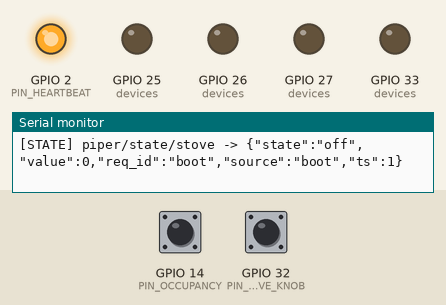
Recording of a sketch running on a simulated ESP32. On the bench: output pins drawn as LEDs (lit = HIGH), the last lines printed to the serial monitor. Inputs (shaded band) come from the test bench; at power-on: GPIO 32 (PIN_STOVE_KNOB) HIGH, GPIO 14 (PIN_OCCUPANCY) LOW. WiFi joins after 1.5 s; servers stay silent unless stated; no MQTT or app messages arrive unless stated.

Above: at 2.9 s.
3.0 s: GPIO 32 (PIN_STOVE_KNOB) pulled LOW for 0.15 s
At 4.3 s:
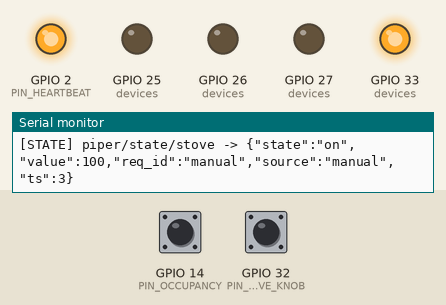
7.7 s: GPIO 32 (PIN_STOVE_KNOB) pulled LOW for 1 s
At 9.1 s:
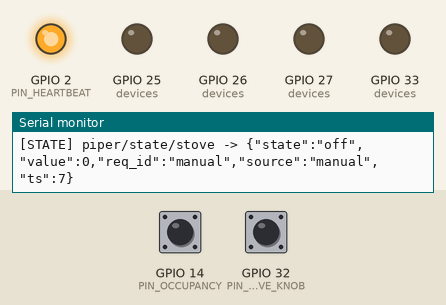
10.2 s: GPIO 32 (PIN_STOVE_KNOB) pulled LOW for 3.2 s
At 11.0 s:
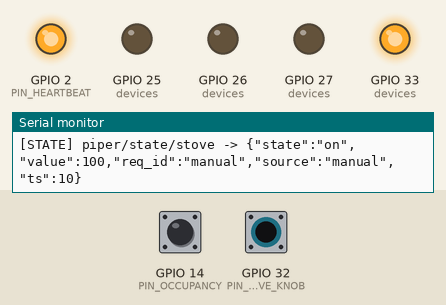
Timing chart, 0 to 13.2 s (numbered marks = the images above; inputs shaded):
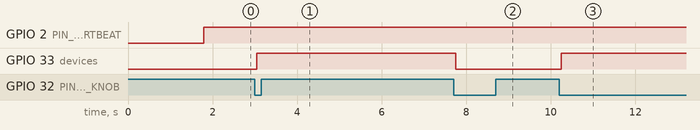

The sketch:

piper_house_node.ino
```cpp
/*
 * PIPER — Dementia Assistive Robot
 * Smart Home Node (house01)
 *
 * Runs on the "smart house" ESP32. Subscribes to piper/cmd/# and drives the
 * appliance outputs. Publishes retained state on piper/state/# so the robot's
 * Python backend always knows the true state of the house.
 *
 * Implements MQTT contract v1.0 (see docs/MQTT_CONTRACT.md).
 *
 * Libraries (Arduino IDE -> Library Manager):
 *   PubSubClient  by Nick O'Leary   >= 2.8
 *   ArduinoJson   by Benoit Blanchon >= 7.0
 *
 * Board: "ESP32 Dev Module"
 *
 * ---------------------------------------------------------------------------
 * WIRING (all outputs active-HIGH; an LED + 220R to GND is enough to demo)
 *   GPIO 26 -> living room light   (LED / relay IN1)
 *   GPIO 27 -> bedroom light       (LED / relay IN2)
 *   GPIO 25 -> fan                 (LED via PWM / motor driver)
 *   GPIO 33 -> stove indicator     (RED LED / relay IN3)
 *   GPIO 14 <- occupancy input     (PIR OUT, or a pushbutton to 3V3 for testing)
 *   GPIO 32 <- stove knob           (push button to GND, internal pull-up)
 *              The ONLY way to switch the stove ON. Publishes source "manual",
 *              so the backend writes it in the diary.
 *   GPIO  2 -> onboard LED, used as the "MQTT connected" heartbeat
 * ---------------------------------------------------------------------------
 */

#include <WiFi.h>
#include <PubSubClient.h>
#include <ArduinoJson.h>

// ===========================================================================
// 1. CONFIGURATION  — the only block you need to edit
// ===========================================================================

// --- Choose ONE build target -----------------------------------------------
// 0 = real hardware on your home Wi-Fi, talking to Mosquitto on your PC
// 1 = Wokwi simulator, talking to a public test broker
#define BUILD_FOR_WOKWI 0

#if BUILD_FOR_WOKWI
  const char *WIFI_SSID     = "Wokwi-GUEST";
  const char *WIFI_PASS     = "";
  const char *MQTT_HOST     = "broker.emqx.io";   // public, unencrypted, demo only
  const uint16_t MQTT_PORT  = 1883;
#else
  const char *WIFI_SSID     = "BigDong";
  const char *WIFI_PASS     = "645619123";
  const char *MQTT_HOST     = "172.20.10.2";      // the IP from preflight
  const uint16_t MQTT_PORT  = 1883;
#endif

// If you run more than one copy of this node (real + Wokwi) at the same time on
// a PUBLIC broker, give each a different NODE_ID and TOPIC_ROOT so you do not
// collide with other students on the internet.
const char *NODE_ID    = "house01";
const char *TOPIC_ROOT = "piper";      // e.g. "piper-g2-24013567" on a public broker

// Broker credentials — leave empty for an open local Mosquitto
const char *MQTT_USER = "";
const char *MQTT_PASS = "";

// ===========================================================================
// 2. DEVICE TABLE
// ===========================================================================

enum DevType { SWITCH_DEV, DIMMABLE_DEV };

struct Device {
  const char *id;
  uint8_t     pin;
  DevType     type;
  bool        allowOn;      // false => the AI may only ever turn this OFF
  bool        state;        // current on/off
  uint8_t     value;        // 0-100, dimmables only
  char        reqId[12];
  char        source[10];
};

Device devices[] = {
  { "living_light",  26, SWITCH_DEV,   true,  false, 0, "boot", "boot" },
  { "bedroom_light", 27, SWITCH_DEV,   true,  false, 0, "boot", "boot" },
  { "fan",           25, DIMMABLE_DEV, true,  false, 0, "boot", "boot" },
  { "stove",         33, SWITCH_DEV,   false, false, 0, "boot", "boot" },  // safety: off-only
};
const uint8_t DEVICE_COUNT = sizeof(devices) / sizeof(devices[0]);

const uint8_t PIN_OCCUPANCY = 14;
const uint8_t PIN_STOVE_KNOB = 32;     // push button -> GND
const uint32_t KNOB_DEBOUNCE_MS = 50;
const uint8_t PIN_HEARTBEAT = 2;

// LEDC (PWM) settings for the fan
const uint8_t FAN_CHANNEL   = 0;
const uint32_t FAN_FREQ_HZ  = 5000;
const uint8_t FAN_RES_BITS  = 8;      // 0-255

// ===========================================================================
// 3. GLOBALS
// ===========================================================================

WiFiClient   wifiClient;
PubSubClient mqtt(wifiClient);

char topicCmdWildcard[64];
char topicAvailability[64];

bool     lastOccupancy      = false;
uint32_t lastOccupancyPub   = 0;
uint32_t stoveOnSince       = 0;      // millis() when the stove went on, 0 = off
uint32_t lastStoveTimerPub  = 0;
bool     knobStable         = HIGH;   // HIGH = not pressed (pull-up)
bool     knobLastRead       = HIGH;
uint32_t knobChangedAt      = 0;
uint32_t mqttRetryAt        = 0;
uint16_t mqttBackoffMs      = 1000;   // grows to 30 s

// ===========================================================================
// 4. HELPERS
// ===========================================================================

Device *findDevice(const char *id) {
  for (uint8_t i = 0; i < DEVICE_COUNT; i++) {
    if (strcmp(devices[i].id, id) == 0) return &devices[i];
  }
  return nullptr;
}

/* The LEDC (PWM) API changed between ESP32 Arduino core 2.x and 3.x.
   These two wrappers let the same sketch compile on either. */
inline void fanPwmInit(uint8_t pin) {
#if ESP_ARDUINO_VERSION_MAJOR >= 3
  ledcAttach(pin, FAN_FREQ_HZ, FAN_RES_BITS);
#else
  ledcSetup(FAN_CHANNEL, FAN_FREQ_HZ, FAN_RES_BITS);
  ledcAttachPin(pin, FAN_CHANNEL);
#endif
}

inline void fanPwmWrite(uint8_t pin, uint8_t duty) {
#if ESP_ARDUINO_VERSION_MAJOR >= 3
  ledcWrite(pin, duty);
#else
  (void)pin;
  ledcWrite(FAN_CHANNEL, duty);
#endif
}

void applyOutput(Device *d) {
  if (d->type == DIMMABLE_DEV) {
    uint8_t duty = d->state ? map(d->value, 0, 100, 0, 255) : 0;
    fanPwmWrite(d->pin, duty);
  } else {
    digitalWrite(d->pin, d->state ? HIGH : LOW);
  }
}

/* Publish retained state for one device. This is the ONLY place state leaves
   the node, so the backend can never be told something the hardware is not
   actually doing. */
void publishState(Device *d) {
  char topic[80];
  snprintf(topic, sizeof(topic), "%s/state/%s", TOPIC_ROOT, d->id);

  JsonDocument doc;
  doc["state"]  = d->state ? "on" : "off";
  doc["value"]  = d->type == DIMMABLE_DEV ? d->value : (d->state ? 100 : 0);
  doc["req_id"] = d->reqId;
  doc["source"] = d->source;
  doc["ts"]     = millis() / 1000;     // uptime seconds; PC timestamps the diary

  char payload[192];
  size_t n = serializeJson(doc, payload, sizeof(payload));
  mqtt.publish(topic, (const uint8_t *)payload, n, true);   // retain = true

  Serial.printf("[STATE] %s -> %s\n", topic, payload);
}

void publishSensor(const char *sensorId, JsonDocument &doc) {
  char topic[80];
  snprintf(topic, sizeof(topic), "%s/sensor/%s", TOPIC_ROOT, sensorId);
  char payload[128];
  size_t n = serializeJson(doc, payload, sizeof(payload));
  mqtt.publish(topic, (const uint8_t *)payload, n, true);
}

void publishAllStates() {
  for (uint8_t i = 0; i < DEVICE_COUNT; i++) publishState(&devices[i]);
}

// ===========================================================================
// 4b. STOVE KNOB — the human-only way to switch the stove on
// ===========================================================================

/* Each press toggles the stove. This is a physical action by the person, so
   the remote "off-only" interlock does not apply here. It runs even when the
   Wi-Fi or broker is down: the stove must always respond to its own knob. The
   new state is published when connected, and re-published on reconnect. */
void handleStoveKnob(uint32_t now) {
  bool reading = digitalRead(PIN_STOVE_KNOB);
  if (reading != knobLastRead) {
    knobLastRead = reading;
    knobChangedAt = now;
  }
  if (now - knobChangedAt < KNOB_DEBOUNCE_MS || reading == knobStable) return;

  knobStable = reading;
  if (knobStable != LOW) return;          // act on the press, not the release

  Device *d = findDevice("stove");
  if (!d) return;
  d->state = !d->state;
  strncpy(d->reqId,  "manual", sizeof(d->reqId) - 1);
  strncpy(d->source, "manual", sizeof(d->source) - 1);
  d->reqId[sizeof(d->reqId) - 1] = '\0';
  d->source[sizeof(d->source) - 1] = '\0';
  applyOutput(d);
  stoveOnSince = d->state ? now : 0;
  Serial.printf("[KNOB] stove turned %s by hand\n", d->state ? "ON" : "OFF");
  if (mqtt.connected()) publishState(d);
}

// ===========================================================================
// 5. COMMAND HANDLING
// ===========================================================================

void onMessage(char *topic, byte *payload, unsigned int len) {
  // topic looks like  piper/cmd/living_light
  const char *lastSlash = strrchr(topic, '/');
  if (!lastSlash) return;
  const char *deviceId = lastSlash + 1;

  Device *d = findDevice(deviceId);
  if (!d) {
    Serial.printf("[CMD ] unknown device '%s' — ignored\n", deviceId);
    return;
  }

  JsonDocument doc;
  DeserializationError err = deserializeJson(doc, payload, len);
  if (err) {
    Serial.printf("[CMD ] bad JSON for %s: %s\n", deviceId, err.c_str());
    return;
  }

  const char *action = doc["action"] | "";
  const char *reqId  = doc["req_id"] | "none";
  const char *source = doc["source"] | "unknown";

  bool newState = d->state;
  uint8_t newValue = d->value;

  if (strcmp(action, "on") == 0) {
    newState = true;
    if (d->type == DIMMABLE_DEV && newValue == 0) newValue = 100;
  } else if (strcmp(action, "off") == 0) {
    newState = false;
  } else if (strcmp(action, "toggle") == 0) {
    newState = !d->state;
    if (newState && d->type == DIMMABLE_DEV && newValue == 0) newValue = 100;
  } else if (strcmp(action, "set") == 0 && d->type == DIMMABLE_DEV) {
    int v = doc["value"] | 0;
    newValue = constrain(v, 0, 100);
    newState = newValue > 0;
  } else {
    Serial.printf("[CMD ] action '%s' not valid for %s\n", action, deviceId);
    return;
  }

  // NO VOICE CONTROL OF THE STOVE — enforced on the device too. A remote stove
  // command is accepted only from the automatic safety rule ("rule") or the
  // carer's dashboard ("manual"); a voice command never reaches the relay.
  if (strcmp(d->id, "stove") == 0 &&
      strcmp(source, "rule") != 0 && strcmp(source, "manual") != 0) {
    Serial.printf("[CMD ] REFUSED: stove command from source '%s'\n", source);
    publishState(d);
    return;
  }

  // SAFETY INTERLOCK — enforced on the device, not only in the backend.
  // Two independent layers must both agree before a heating element energises.
  if (newState && !d->allowOn) {
    Serial.printf("[CMD ] REFUSED: '%s' may not be switched ON remotely\n", deviceId);
    publishState(d);           // re-assert the real state so the backend is not confused
    return;
  }

  d->state = newState;
  d->value = newValue;
  strncpy(d->reqId,  reqId,  sizeof(d->reqId) - 1);
  strncpy(d->source, source, sizeof(d->source) - 1);
  d->reqId[sizeof(d->reqId) - 1] = '\0';
  d->source[sizeof(d->source) - 1] = '\0';

  applyOutput(d);
  publishState(d);

  if (strcmp(d->id, "stove") == 0) {
    stoveOnSince = d->state ? millis() : 0;
  }
}

// ===========================================================================
// 6. CONNECTION MANAGEMENT
// ===========================================================================

void connectWiFi() {
  Serial.printf("[WIFI] connecting to %s ", WIFI_SSID);
  WiFi.mode(WIFI_STA);
  WiFi.begin(WIFI_SSID, WIFI_PASS);
  uint32_t start = millis();
  while (WiFi.status() != WL_CONNECTED && millis() - start < 20000) {
    // keep the stove knob working while we wait for Wi-Fi
    for (int i = 0; i < 30; i++) { handleStoveKnob(millis()); delay(10); }
    Serial.print('.');
  }
  if (WiFi.status() == WL_CONNECTED) {
    Serial.printf(" ok, IP %s\n", WiFi.localIP().toString().c_str());
  } else {
    Serial.println(" FAILED — will retry");
  }
}

/* Non-blocking reconnect with exponential backoff. A blocking while(!connected)
   loop would freeze the appliances during a broker outage — unacceptable in a
   safety-adjacent system. */
bool connectMQTT() {
  if (millis() < mqttRetryAt) return false;

  char clientId[40];
  snprintf(clientId, sizeof(clientId), "piper-%s-%04X", NODE_ID, (uint16_t)(ESP.getEfuseMac() & 0xFFFF));

  Serial.printf("[MQTT] connecting to %s:%u as %s ... ", MQTT_HOST, MQTT_PORT, clientId);

  bool ok = mqtt.connect(
      clientId,
      strlen(MQTT_USER) ? MQTT_USER : nullptr,
      strlen(MQTT_PASS) ? MQTT_PASS : nullptr,
      topicAvailability,   // will topic
      1,                   // will QoS
      true,                // will retain
      "offline");          // will payload

  if (ok) {
    Serial.println("connected");
    mqttBackoffMs = 1000;
    mqtt.publish(topicAvailability, "online", true);
    mqtt.subscribe(topicCmdWildcard, 1);
    Serial.printf("[MQTT] subscribed to %s\n", topicCmdWildcard);
    publishAllStates();          // re-assert truth after any outage
    digitalWrite(PIN_HEARTBEAT, HIGH);
  } else {
    Serial.printf("failed, rc=%d, retry in %u ms\n", mqtt.state(), mqttBackoffMs);
    mqttRetryAt = millis() + mqttBackoffMs;
    mqttBackoffMs = min<uint16_t>(mqttBackoffMs * 2, 30000);
    digitalWrite(PIN_HEARTBEAT, LOW);
  }
  return ok;
}

// ===========================================================================
// 7. SETUP / LOOP
// ===========================================================================

void setup() {
  Serial.begin(115200);
  delay(200);
  Serial.println("\n=== PIPER smart home node ===");

  pinMode(PIN_HEARTBEAT, OUTPUT);
  pinMode(PIN_OCCUPANCY, INPUT);          // use INPUT_PULLDOWN with a button
  pinMode(PIN_STOVE_KNOB, INPUT_PULLUP);

  for (uint8_t i = 0; i < DEVICE_COUNT; i++) {
    if (devices[i].type == DIMMABLE_DEV) {
      fanPwmInit(devices[i].pin);
      fanPwmWrite(devices[i].pin, 0);
    } else {
      pinMode(devices[i].pin, OUTPUT);
      digitalWrite(devices[i].pin, LOW);
    }
  }

  snprintf(topicCmdWildcard,  sizeof(topicCmdWildcard),  "%s/cmd/+", TOPIC_ROOT);
  snprintf(topicAvailability, sizeof(topicAvailability), "%s/availability/%s", TOPIC_ROOT, NODE_ID);

  connectWiFi();
  mqtt.setServer(MQTT_HOST, MQTT_PORT);
  mqtt.setCallback(onMessage);
  mqtt.setBufferSize(512);
  mqtt.setKeepAlive(15);          // broker declares us dead ~22 s after a drop
}

void loop() {
  handleStoveKnob(millis());     // first, so the knob works with no network

  if (WiFi.status() != WL_CONNECTED) {
    digitalWrite(PIN_HEARTBEAT, LOW);
    connectWiFi();
    return;
  }
  if (!mqtt.connected()) {
    connectMQTT();
    return;
  }
  mqtt.loop();

  uint32_t now = millis();

  // --- occupancy: publish on change, and a keep-alive every 30 s -----------
  bool occ = digitalRead(PIN_OCCUPANCY);
  if (occ != lastOccupancy || now - lastOccupancyPub > 30000) {
    lastOccupancy = occ;
    lastOccupancyPub = now;
    JsonDocument doc;
    doc["value"] = occ;
    doc["ts"] = now / 1000;
    publishSensor("living_occupancy", doc);
    Serial.printf("[SENS] occupancy = %s\n", occ ? "true" : "false");
  }

  // --- stove-on timer: the backend's unattended-stove rule feeds on this ---
  if (now - lastStoveTimerPub > 10000) {
    lastStoveTimerPub = now;
    JsonDocument doc;
    doc["value"] = stoveOnSince ? (now - stoveOnSince) / 1000 : 0;
    doc["ts"] = now / 1000;
    publishSensor("stove_on_seconds", doc);
  }
}
```

Measured:
- after the input at 3.0 s, GPIO 33 (devices): LOW → HIGH after 0.05 s
- after the input at 7.7 s, GPIO 33 (devices): HIGH → LOW after 0.05 s
- after the input at 10.2 s, GPIO 33 (devices): LOW → HIGH after 0.05 s
